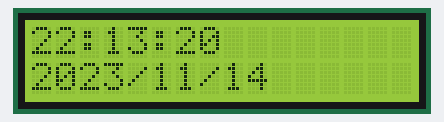
This sketch was run on a simulated Arduino Uno, built with avr-gcc and run on an emulated ATmega328P. Parts: 16×2 character LCD. The local clock reads 2024-03-15 10:24:30 at power-on unless the sketch sets it; what the sketch prints to the serial monitor is not drawn.

Above: at 0.1 s.
At 5.1 s:
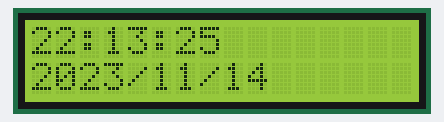
At 10.1 s:
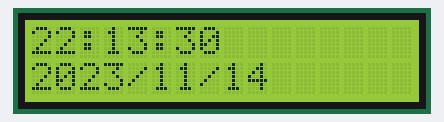
At 20.1 s:
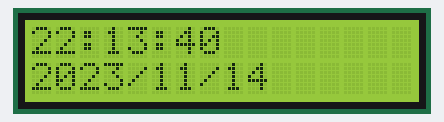
At 32.1 s:
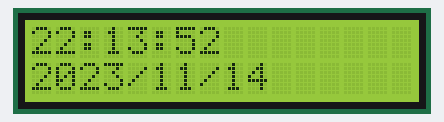
At 39.0 s:
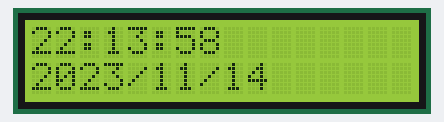

Measured:
- what the display in image 1 shows lasts 1.0 s, from 5.1 s to 6.1 s
- what the display in image 4 shows lasts 2.0 s, from 32.0 s to 34.0 s

The sketch:

main.ino
```cpp
#include "libs/services.h"

///////////////////////////////////////// Setup ///////////////////////////////////
void setup()
{
    // Setup the modules services (RTC, LCD, Buzzer, Noise Sensor, PIR Sensor)
    setup_modules_services();

    // Create the queue for the noise sensor
    noiseQueue = xQueueCreate(1, sizeof(bool)); // Create a queue with 1 element of type bool
    if (noiseQueue == NULL)
    {
        Serial.println("Failed to create noiseQueue");
        while (1)
            ; // Block the program if the queue was not created
    }

    // Create tasks
    xTaskCreate(update_time_on_lcd_task, "Update Time", 8192, NULL, 1, NULL);  // Increased to 8192
    xTaskCreate(verify_alarm_time_task, "Verify Alarm", 8192, NULL, 2, NULL);  // Increased to 8192
    xTaskCreate(verify_moviment_task, "Verify Moviment", 4096, NULL, 3, NULL); // Increased to 4096
    xTaskCreate(verify_noise_task, "Verify Noise", 4096, NULL, 3, NULL);       // Increased to 4096
    xTaskCreate(log, "Log Task", 8192, NULL, 1, NULL);                         // Increased to 8192

    // Define time for the alarm (Hour, Minute, Second, Snooze Time)
    set_alarm_time(13, 40, 0, 2);
}

///////////////////////////////////////// Main Loop ///////////////////////////////////
void loop()
{
    // Empty loop
}
```
